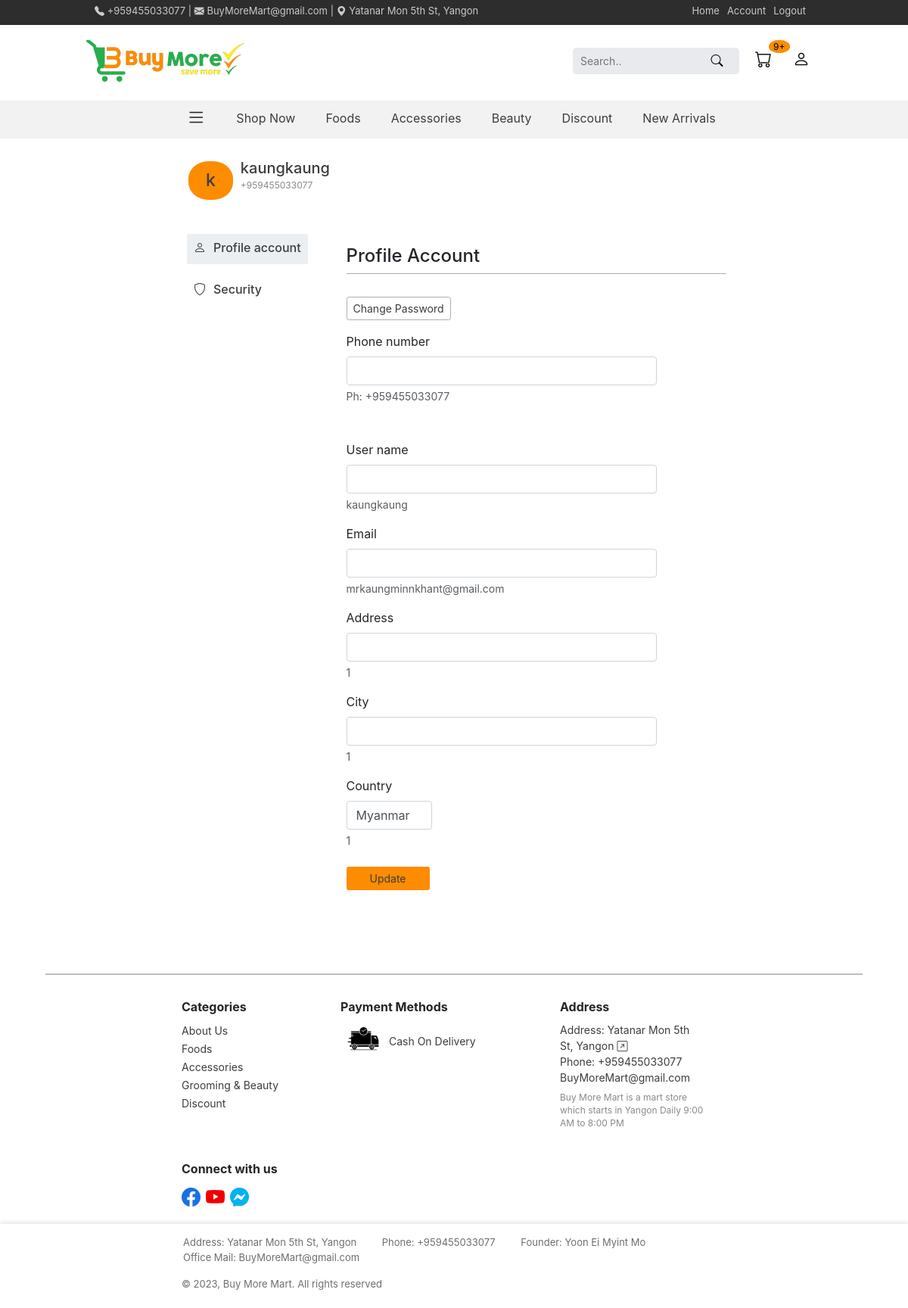
/profile (signed in), run on the app's committed database.
### Application/models.py (models this page shows)
class User(AbstractUser):
    image = models.ImageField(upload_to='profile_image', null=True, blank=True)
    phone_number = models.CharField(max_length=255)
    address = models.CharField(max_length=255)
    city = models.CharField(max_length=100)
    country = models.CharField(max_length=255)
    otp = models.CharField(max_length=255)
    is_verified = models.BooleanField(default=False)

### Application/others/profile.py (the view, shortened to what this page needs)
# urls.py: 2. Add a URL to urlpatterns:  path('', views.home, name='home')
    def home(self, request):
        return render(request, 'others/profile.html')

### template/others/profile.html (shortened to what this page needs)
{% extends 'base.html' %}
{% block content %}
<!DOCTYPE html>
<html lang="en">
<head>
    {% load static %}
    <link rel="stylesheet" href="{% static 'css/page.css' %}">
    <link rel="stylesheet" href="{% static 'css/profile.css' %}">
</head>
<body>
    {% include 'header.html' %}
    <div class="base_content4">
        <div class="main_profile_body_content">
          <div class="profile_body_content">
            <div class="profile_header">
                {% if request.user.is_authenticated %}
                <div class="profile_header_image">{{ request.user|make_list|first }}</div>
                {% else %}
                <div class="profile_header_image">?</div>
                {% endif %}
                <div class="profile_header_text_group">
                <p class="profile_header_text">{{ request.user.username }}</p>
                <span class="profile_header_text_lower">{{ request.user.phone_number }}</span>
                </div>
            </div>
            <div class="profile_body">
                <div class="profile_left">
                    <ul>
                        <a href="{% url 'profile' %}"><li class=""><i class="bi bi-person"></i> <p>Profile account</p></li></a>
                        <a href="{% url 'security' %}"><li class=""><i class="bi bi-shield"></i> <p>Security</p></li></a>
                    </ul>
                </div>
                <div class="profile_right">
                    <div class="profile_right_head">
                        <h4>Profile Account</h4>
                    </div>
                    <div class="profile_right_body">
                        <div class="profile_right_body_form">
                            <form action="{% url 'profile' %}" method="POST" enctype="multipart/form-data">
                        <div class="mb-3">
                            <a href="{% url 'security' %}" class="profile_password btn btn-sm">Change Password</a>
                        </div>
                            <div class="mb-5">
                            <label for="phone" class="form-label">Phone number</label>
                            <input name="phone" type="text" class="form-control" id="phone">
                            <div class="form-text">Ph: {{ request.user.phone_number }}</div>
                            </div>
                                <div class="mb-3">
                                <label for="name" class="form-label">User name</label>
                                <input name="name" type="text" class="form-control" id="name">
                                <div class="form-text">{{ request.user.username }}</div>
                                </div>
                                <div class="mb-3">
                                    <label for="email" class="form-label">Email</label>
                                    <input name="email" type="email" class="form-control" id="email">
                                    <div class="form-text">{{ request.user.email }}</div>
                                    </div>
                                    <div class="mb-3">
                                        <label for="address" class="form-label">Address</label>
                                        <input name="address" type="text" class="form-control" id="address">
                                        <div class="form-text">{{ request.user.address }}</div>
                                        </div>
                                        <div class="mb-3">
                                            <label for="city" class="form-label">City</label>
                                            <input name="city" type="text" class="form-control" id="city">
                                            <div class="form-text">{{ request.user.city }}</div>
                                            </div>
                                            <div class="mb-4 profile_country">
                                            <label for="country" class="form-label">Country</label>
                                            <select id="country" name="country" class="form-control account_country">
                                                <option value="Myanmar">Myanmar</option>
                                            </select>
                                            <div class="form-text">{{ request.user.country }}</div>
                                            </div>
                                <button type="submit" class="profile_update btn btn-sm">Update</button>
                            </form>
                        </div>
                    </div>
                </div>
            </div>
        </div>
    </div>
</div>
</body>
    {% include 'footer.html'%}
</html>
{% endblock %}

### static/css/page.css (style rules this page uses)
html { box-sizing: border-box; }
body { min-width: 260px; }

### static/css/profile.css (style rules this page uses)
.base_content4 { margin: auto; max-width: 1920px; min-width: 260px; }
.main_profile_body_content { width: 100%; margin-top: 30px; margin-bottom: 110px; }
.profile_body_content { margin: auto; max-width: 60%; }
.profile_header { display: flex; padding-left: 9px; }
.profile_header_image { margin-right: 10px; height: 51px; padding: 8px 23px 0 23px; border-radius: 45%; background-color: #FD8C00; color: #3d3d3d; font-weight: 500; font-size: 23px; }
.profile_header_text_group { line-height: 5px; padding-top: 7px; }
.profile_header_text { font-size: 20px; color: #3d3d3d; font-weight: 500; }
.profile_header_text_lower { font-size: 12px; color: #8a8787; }
.profile_body { margin-top: 30px; display: flex; }
.profile_left { width: 240px; margin-right: 50px; }
.profile_left a { color: #3d3d3d; }
.profile_left ul { list-style: none;margin-top: 10px;margin-left: -25px; }
.profile_left ul li { display: flex;font-weight: 500;padding-left: 9px;padding-top: 6px;height: 40px;margin-top: 15px;cursor: pointer;width: 160px; }
.profile_left ul li .bi { margin-right: 10px; }
.profile_left_active { background-color: #EBEFF1; border-radius: 3%; }
.profile_right { width: 100%; margin-top: 30px; }
.profile_right_head { width: 100%; border-bottom: solid 1px #afafaf; }
.profile_right_body { margin-top: 30px; }
.profile_right_body_form { width: 410px; }
.profile_right .profile_password { border: 1px solid #afafaf; color: #3d3d3d; }
.profile_right .profile_update { background-color: #FD8C00; color: #3d3d3d; width: 110px; }
.profile_right .profile_country { width: 113px; }

### data on the page
User: user|make_list "k", user.username "kaungkaung", user.phone_number "+959455033077", user.email "mrkaungminnkhant@gmail.com", user.address "1", user.city "1", user.country "1"
